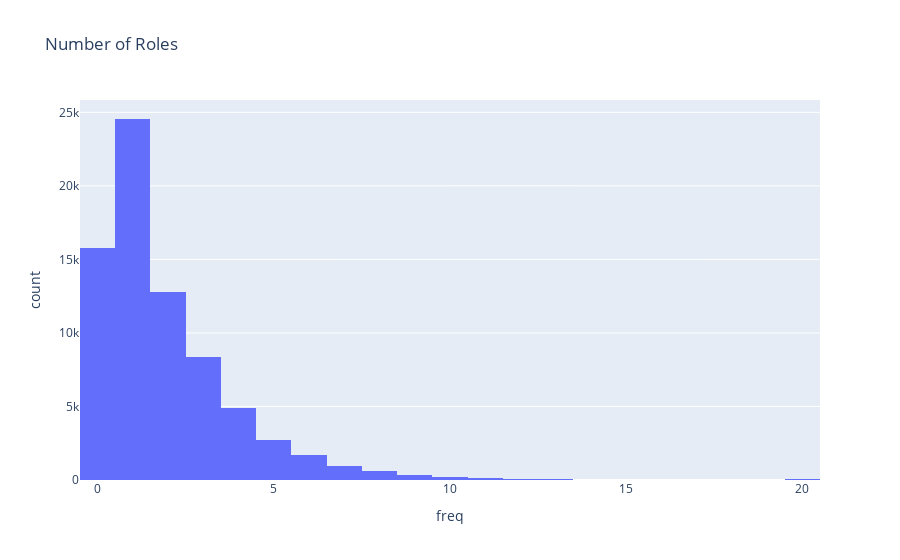

Write notebook code for a chart like this one.
### Code cell
freq_roles = pd.DataFrame(encoded_dfs[ROLE_COLS].sum(axis=1), columns=["freq"])
fig = px.histogram(freq_roles, x="freq", title='Number of Roles')
fig.show()

### Figure 1 — Plotly figure (JSON) as saved in the notebook; plotly's stock layout.template omitted (floating-point values rounded to 4 significant figures; data arrays with more than 128 entries replaced by an {"elided": "..."} marker saying what was removed)
{"data": [{"alignmentgroup": "True", "bingroup": "x", "hovertemplate": "freq=%{x}<br>count=%{y}<extra></extra>", "legendgroup": "", "marker": {"color": "#636efa", "pattern": {"shape": ""}}, "name": "", "offsetgroup": "", "orientation": "v", "showlegend": false, "type": "histogram", "x": {"elided": "73268 int values"}, "xaxis": "x", "yaxis": "y"}], "layout": {"barmode": "relative", "legend": {"tracegroupgap": 0}, "title": {"text": "Number of Roles"}, "xaxis": {"anchor": "y", "domain": [0, 1], "title": {"text": "freq"}}, "yaxis": {"anchor": "x", "domain": [0, 1], "title": {"text": "count"}}}}
